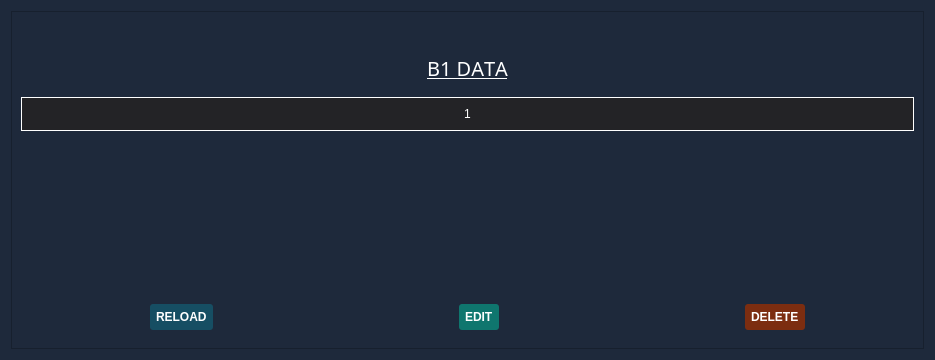
         <widget class="QWidget" name="Dashboard">
          <property name="styleSheet">
           <string notr="true">QWidget{
	background-color:#1e293b;
	color:white;
}</string>
          </property>
          <layout class="QGridLayout" name="gridLayout_2">
           <item row="0" column="0" colspan="2">
            <widget class="QFrame" name="frame_3">
             <property name="frameShape">
              <enum>QFrame::StyledPanel</enum>
             </property>
             <property name="frameShadow">
              <enum>QFrame::Raised</enum>
             </property>
             <layout class="QGridLayout" name="gridLayout_4">
              <item row="1" column="0">
               <widget class="QWidget" name="widget_15" native="true">
                <layout class="QGridLayout" name="gridLayout_5">
                 <item row="0" column="0">
                  <widget class="QLabel" name="lblTabelMessages">
                   <property name="font">
                    <font>
                     <pointsize>12</pointsize>
                     <italic>true</italic>
                    </font>
                   </property>
                   <property name="styleSheet">
                    <string notr="true">color: rgb(34, 86, 38);</string>
                   </property>
                   <property name="text">
                    <string/>
                   </property>
                   <property name="alignment">
                    <set>Qt::AlignCenter</set>
                   </property>
                  </widget>
                 </item>
                 <item row="1" column="0">
                  <widget class="QLabel" name="label_10">
                   <property name="font">
                    <font>
                     <family>Britannic Bold</family>
                     <pointsize>15</pointsize>
                     <italic>false</italic>
                     <bold>false</bold>
                     <underline>true</underline>
                     <strikeout>false</strikeout>
                     <stylestrategy>PreferAntialias</stylestrategy>
                     <kerning>false</kerning>
                    </font>
                   </property>
                   <property name="cursor">
                    <cursorShape>ForbiddenCursor</cursorShape>
                   </property>
                   <property name="text">
                    <string>B1 DATA</string>
                   </property>
                   <property name="alignment">
                    <set>Qt::AlignCenter</set>
                   </property>
                  </widget>
                 </item>
                </layout>
               </widget>
              </item>
              <item row="4" column="0">
               <widget class="QWidget" name="widget_14" native="true">
                <layout class="QGridLayout" name="gridLayout_3">
                 <item row="0" column="1">
                  <widget class="QPushButton" name="btn_editB1data">
                   <property name="font">
                    <font>
                     <bold>true</bold>
                    </font>
                   </property>
                   <property name="styleSheet">
                    <string notr="true">QPushButton{
background-color: #0f766e;;
padding:6px;
padding-right:5px;
text-align:left;
border-radius:3px;
margin-right:120px;
margin-left:120px
}</string>
                   </property>
                   <property name="text">
                    <string>EDIT</string>
                   </property>
                   <property name="icon">
                    <iconset>
                     <normaloff>resources/icons/icons/edit.jpg</normaloff>resources/icons/icons/edit.jpg</iconset>
                   </property>
                   <property name="iconSize">
                    <size>
                     <width>24</width>
                     <height>24</height>
                    </size>
                   </property>
                   <property name="checkable">
                    <bool>true</bool>
                   </property>
                   <property name="flat">
                    <bool>true</bool>
                   </property>
                  </widget>
                 </item>
                 <item row="0" column="2">
                  <widget class="QPushButton" name="btn_deletB1data">
                   <property name="font">
                    <font>
                     <bold>true</bold>
                    </font>
                   </property>
                   <property name="styleSheet">
                    <string notr="true">QPushButton{
background-color: #7c2d10;
padding:6px;
text-align:left;
border-radius:3px;
margin-right:100px;
margin-left:120px
}</string>
                   </property>
                   <property name="text">
                    <string>DELETE</string>
                   </property>
                   <property name="icon">
                    <iconset>
                     <normaloff>resources/icons/icons/trash.png</normaloff>resources/icons/icons/trash.png</iconset>
                   </property>
                   <property name="iconSize">
                    <size>
                     <width>24</width>
                     <height>24</height>
                    </size>
                   </property>
                   <property name="checkable">
                    <bool>true</bool>
                   </property>
                   <property name="flat">
                    <bool>true</bool>
                   </property>
                  </widget>
                 </item>
                 <item row="0" column="0">
                  <widget class="QPushButton" name="btn_reloadB1data">
                   <property name="font">
                    <font>
                     <bold>true</bold>
                    </font>
                   </property>
                   <property name="styleSheet">
                    <string notr="true">QPushButton{
background-color: rgb(22, 78, 99);
padding:6px;
text-align:left;
border-radius:3px;
margin-right:120px;
margin-left:120px
}</string>
                   </property>
                   <property name="text">
                    <string>RELOAD</string>
                   </property>
                   <property name="icon">
                    <iconset>
                     <normaloff>resources/icons/icons/arrow-right.png</normaloff>resources/icons/icons/arrow-right.png</iconset>
                   </property>
                   <property name="iconSize">
                    <size>
                     <width>24</width>
                     <height>24</height>
                    </size>
                   </property>
                   <property name="checkable">
                    <bool>true</bool>
                   </property>
                   <property name="flat">
                    <bool>true</bool>
                   </property>
                  </widget>
                 </item>
                </layout>
               </widget>
              </item>
              <item row="3" column="0">
               <widget class="QTableWidget" name="B1_data_table">
                <property name="font">
                 <font>
                  <family>Myanmar Text</family>
                  <pointsize>11</pointsize>
                  <bold>false</bold>
                 </font>
                </property>
                <property name="cursor" stdset="0">
                 <cursorShape>OpenHandCursor</cursorShape>
                </property>
                <property name="mouseTracking">
                 <bool>true</bool>
                </property>
                <property name="tabletTracking">
                 <bool>true</bool>
                </property>
                <property name="autoFillBackground">
                 <bool>true</bool>
                </property>
                <property name="styleSheet">
                 <string notr="true">
QHeaderView::section {
   color:white;
	 background-color:#232326;
    border: 1px solid white ;
	margin: 0px;
	text-align: right;
	font-family: arial;
	font-size:12px;
    height: 32px;
}</string>
                </property>
                <property name="frameShape">
                 <enum>QFrame::NoFrame</enum>
                </property>
                <property name="frameShadow">
                 <enum>QFrame::Plain</enum>
                </property>
                <property name="lineWidth">
                 <number>0</number>
                </property>
                <property name="alternatingRowColors">
                 <bool>false</bool>
                </property>
                <property name="sortingEnabled">
                 <bool>true</bool>
                </property>
                <property name="columnCount">
                 <number>1</number>
                </property>
                <attribute name="horizontalHeaderVisible">
                 <bool>true</bool>
                </attribute>
                <attribute name="horizontalHeaderCascadingSectionResizes">
                 <bool>true</bool>
                </attribute>
                <attribute name="horizontalHeaderStretchLastSection">
                 <bool>true</bool>
                </attribute>
                <attribute name="verticalHeaderVisible">
                 <bool>true</bool>
                </attribute>
                <attribute name="verticalHeaderCascadingSectionResizes">
                 <bool>true</bool>
                </attribute>
                <attribute name="verticalHeaderShowSortIndicator" stdset="0">
                 <bool>true</bool>
                </attribute>
                <attribute name="verticalHeaderStretchLastSection">
                 <bool>false</bool>
                </attribute>
                <column/>
               </widget>
              </item>
             </layout>
            </widget>
           </item>
          </layout>
         </widget>
